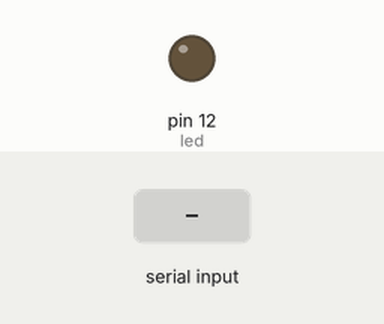
A sketch run on a simulated Arduino Uno, built with avr-gcc and run on an emulated ATmega328P. Parts: output pins drawn as LEDs (lit = HIGH). The inputs (shaded band) are chosen by the test bench. What the sketch prints to the serial monitor is not drawn.

Above: at 1.2 s.
1.3 s: "Y" received over Serial
At 2.0 s:
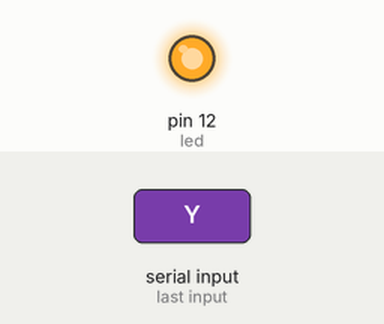
2.8 s: "N" received over Serial
At 3.1 s:
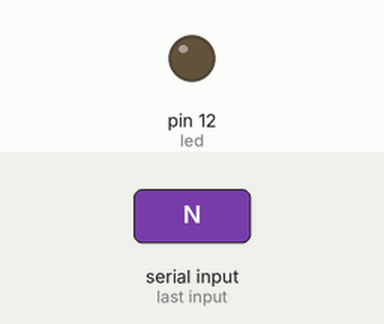
Timing chart, 0 to 5.8 s (numbered marks = the images above; inputs shaded):
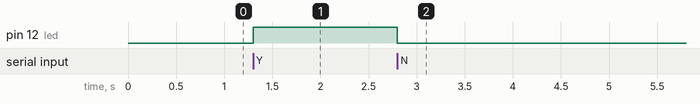

Measured:
- after the input at 1.3 s, pin 12 (led): LOW → HIGH at once
- after the input at 2.8 s, pin 12 (led): HIGH → LOW at once

The sketch:

user_input.ino
```cpp
//controlling of led or sensor wit  a  user input

int led=12;
char input;  //


void setup() {
  // put your setup code here, to run once:
  Serial.begin(9600);
 pinMode(led,OUTPUT);
 Serial.print("enter the 'Y' for to turn on light and 'N' for off the light ");
}

void loop() {
  // put your main code here, to run repeatedly:
  input= Serial.read();
  if(input == 'Y'){

  digitalWrite(led,HIGH);
  }
  if(input == 'N')
  {
  digitalWrite(led,LOW);
}
}
```
